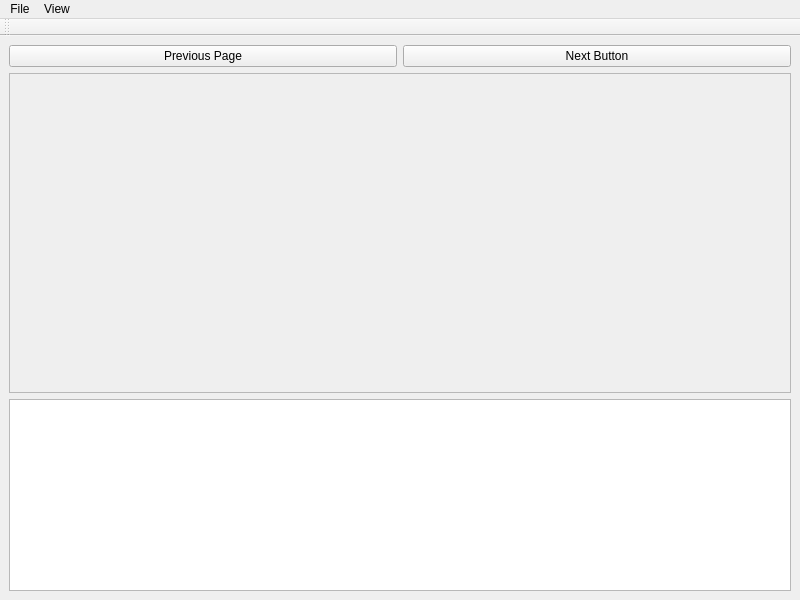
<?xml version="1.0" encoding="UTF-8"?>
<ui version="4.0">
 <class>MainWindow</class>
 <widget class="QMainWindow" name="MainWindow">
  <property name="geometry">
   <rect>
    <x>0</x>
    <y>0</y>
    <width>800</width>
    <height>600</height>
   </rect>
  </property>
  <property name="windowTitle">
   <string>MainWindow</string>
  </property>
  <widget class="QWidget" name="centralwidget">
   <layout class="QVBoxLayout" name="verticalLayout">
    <item>
     <layout class="QHBoxLayout" name="horizontalLayout">
      <property name="topMargin">
       <number>0</number>
      </property>
      <item>
       <widget class="QPushButton" name="previousPage">
        <property name="text">
         <string>Previous Page</string>
        </property>
       </widget>
      </item>
      <item>
       <widget class="QPushButton" name="nextPage">
        <property name="text">
         <string>Next Button</string>
        </property>
       </widget>
      </item>
     </layout>
    </item>
    <item>
     <widget class="QScrollArea" name="scrollArea">
      <property name="widgetResizable">
       <bool>true</bool>
      </property>
      <widget class="QWidget" name="scrollAreaWidgetContent">
       <property name="geometry">
        <rect>
         <x>0</x>
         <y>0</y>
         <width>780</width>
         <height>311</height>
        </rect>
       </property>
      </widget>
     </widget>
    </item>
    <item>
     <widget class="QTextEdit" name="textEdit">
      <property name="sizePolicy">
       <sizepolicy hsizetype="Minimum" vsizetype="Minimum">
        <horstretch>0</horstretch>
        <verstretch>0</verstretch>
       </sizepolicy>
      </property>
     </widget>
    </item>
   </layout>
  </widget>
  <widget class="QMenuBar" name="menubar">
   <property name="geometry">
    <rect>
     <x>0</x>
     <y>0</y>
     <width>800</width>
     <height>22</height>
    </rect>
   </property>
   <widget class="QMenu" name="menuFile">
    <property name="title">
     <string>File</string>
    </property>
    <addaction name="actionOpen"/>
   </widget>
   <widget class="QMenu" name="menuView">
    <property name="title">
     <string>View</string>
    </property>
    <addaction name="actionZoom_in"/>
    <addaction name="actionZoom_out"/>
   </widget>
   <addaction name="menuFile"/>
   <addaction name="menuView"/>
  </widget>
  <widget class="QToolBar" name="toolBar">
   <property name="windowTitle">
    <string>toolBar</string>
   </property>
   <attribute name="toolBarArea">
    <enum>TopToolBarArea</enum>
   </attribute>
   <attribute name="toolBarBreak">
    <bool>false</bool>
   </attribute>
  </widget>
  <action name="actionOpen">
   <property name="text">
    <string>Open</string>
   </property>
   <property name="shortcut">
    <string>Ctrl+O</string>
   </property>
  </action>
  <action name="actionZoom_in">
   <property name="text">
    <string>Zoom in</string>
   </property>
   <property name="shortcut">
    <string extracomment="test">Ctrl+=</string>
   </property>
  </action>
  <action name="actionZoom_out">
   <property name="text">
    <string>Zoom out</string>
   </property>
   <property name="shortcut">
    <string>Ctrl+-</string>
   </property>
  </action>
 </widget>
 <resources/>
 <connections/>
</ui>
